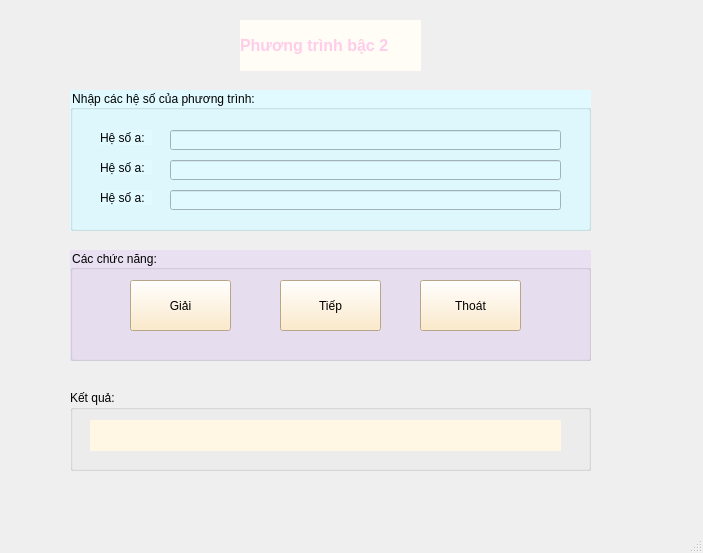
<?xml version="1.0" encoding="UTF-8"?>
<ui version="4.0">
 <class>MainWindow</class>
 <widget class="QMainWindow" name="MainWindow">
  <property name="geometry">
   <rect>
    <x>0</x>
    <y>0</y>
    <width>703</width>
    <height>553</height>
   </rect>
  </property>
  <property name="windowTitle">
   <string>MainWindow</string>
  </property>
  <widget class="QWidget" name="centralwidget">
   <widget class="QLabel" name="label">
    <property name="geometry">
     <rect>
      <x>240</x>
      <y>20</y>
      <width>181</width>
      <height>51</height>
     </rect>
    </property>
    <property name="font">
     <font>
      <pointsize>12</pointsize>
      <weight>75</weight>
      <bold>true</bold>
     </font>
    </property>
    <property name="styleSheet">
     <string notr="true">color: rgb(255, 204, 234);
background: rgb(255, 253, 246);</string>
    </property>
    <property name="text">
     <string>Phương trình bậc 2</string>
    </property>
   </widget>
   <widget class="QGroupBox" name="groupBoxHeSo">
    <property name="geometry">
     <rect>
      <x>70</x>
      <y>90</y>
      <width>521</width>
      <height>141</height>
     </rect>
    </property>
    <property name="styleSheet">
     <string notr="true">background: rgb(224, 250, 255);</string>
    </property>
    <property name="title">
     <string>Nhập các hệ số của phương trình:</string>
    </property>
    <widget class="QLabel" name="labelHeSoA">
     <property name="geometry">
      <rect>
       <x>30</x>
       <y>40</y>
       <width>52</width>
       <height>15</height>
      </rect>
     </property>
     <property name="text">
      <string>Hệ số a:</string>
     </property>
    </widget>
    <widget class="QLineEdit" name="lineEditHeSoA">
     <property name="geometry">
      <rect>
       <x>100</x>
       <y>40</y>
       <width>391</width>
       <height>20</height>
      </rect>
     </property>
    </widget>
    <widget class="QLineEdit" name="lineEditHeSoB">
     <property name="geometry">
      <rect>
       <x>100</x>
       <y>70</y>
       <width>391</width>
       <height>20</height>
      </rect>
     </property>
    </widget>
    <widget class="QLabel" name="labelHeSoB">
     <property name="geometry">
      <rect>
       <x>30</x>
       <y>70</y>
       <width>52</width>
       <height>15</height>
      </rect>
     </property>
     <property name="text">
      <string>Hệ số a:</string>
     </property>
    </widget>
    <widget class="QLineEdit" name="lineEditHeSoC">
     <property name="geometry">
      <rect>
       <x>100</x>
       <y>100</y>
       <width>391</width>
       <height>20</height>
      </rect>
     </property>
    </widget>
    <widget class="QLabel" name="labelHeSoC">
     <property name="geometry">
      <rect>
       <x>30</x>
       <y>100</y>
       <width>52</width>
       <height>15</height>
      </rect>
     </property>
     <property name="text">
      <string>Hệ số a:</string>
     </property>
    </widget>
   </widget>
   <widget class="QGroupBox" name="groupBoxChucNang">
    <property name="geometry">
     <rect>
      <x>70</x>
      <y>250</y>
      <width>521</width>
      <height>111</height>
     </rect>
    </property>
    <property name="styleSheet">
     <string notr="true">background: rgb(233, 225, 242);</string>
    </property>
    <property name="title">
     <string>Các chức năng:</string>
    </property>
    <widget class="QPushButton" name="pushButtonGiai">
     <property name="geometry">
      <rect>
       <x>60</x>
       <y>30</y>
       <width>101</width>
       <height>51</height>
      </rect>
     </property>
     <property name="styleSheet">
      <string notr="true">background: rgb(255, 231, 188);</string>
     </property>
     <property name="text">
      <string>Giải</string>
     </property>
     <property name="icon">
      <iconset>
       <normaloff>images/ic_calculate.png</normaloff>images/ic_calculate.png</iconset>
     </property>
     <property name="iconSize">
      <size>
       <width>24</width>
       <height>24</height>
      </size>
     </property>
    </widget>
    <widget class="QPushButton" name="pushButtonTiep">
     <property name="geometry">
      <rect>
       <x>210</x>
       <y>30</y>
       <width>101</width>
       <height>51</height>
      </rect>
     </property>
     <property name="styleSheet">
      <string notr="true">background: rgb(255, 231, 188);</string>
     </property>
     <property name="text">
      <string>Tiếp</string>
     </property>
     <property name="icon">
      <iconset>
       <normaloff>images/ic_new.png</normaloff>images/ic_new.png</iconset>
     </property>
     <property name="iconSize">
      <size>
       <width>24</width>
       <height>24</height>
      </size>
     </property>
    </widget>
    <widget class="QPushButton" name="pushButtonThoat">
     <property name="geometry">
      <rect>
       <x>350</x>
       <y>30</y>
       <width>101</width>
       <height>51</height>
      </rect>
     </property>
     <property name="styleSheet">
      <string notr="true">background: rgb(255, 231, 188);</string>
     </property>
     <property name="text">
      <string>Thoát</string>
     </property>
     <property name="icon">
      <iconset>
       <normaloff>images/ic_exit.png</normaloff>images/ic_exit.png</iconset>
     </property>
     <property name="iconSize">
      <size>
       <width>24</width>
       <height>24</height>
      </size>
     </property>
    </widget>
   </widget>
   <widget class="QGroupBox" name="groupBoxKetQua">
    <property name="geometry">
     <rect>
      <x>70</x>
      <y>390</y>
      <width>521</width>
      <height>81</height>
     </rect>
    </property>
    <property name="title">
     <string>Kết quả:</string>
    </property>
    <widget class="QLabel" name="labelKetQua">
     <property name="enabled">
      <bool>false</bool>
     </property>
     <property name="geometry">
      <rect>
       <x>20</x>
       <y>30</y>
       <width>471</width>
       <height>31</height>
      </rect>
     </property>
     <property name="styleSheet">
      <string notr="true">background: rgb(255, 246, 227);</string>
     </property>
     <property name="text">
      <string/>
     </property>
    </widget>
   </widget>
  </widget>
  <widget class="QMenuBar" name="menubar">
   <property name="geometry">
    <rect>
     <x>0</x>
     <y>0</y>
     <width>703</width>
     <height>25</height>
    </rect>
   </property>
  </widget>
  <widget class="QStatusBar" name="statusbar"/>
 </widget>
 <resources/>
 <connections/>
</ui>
